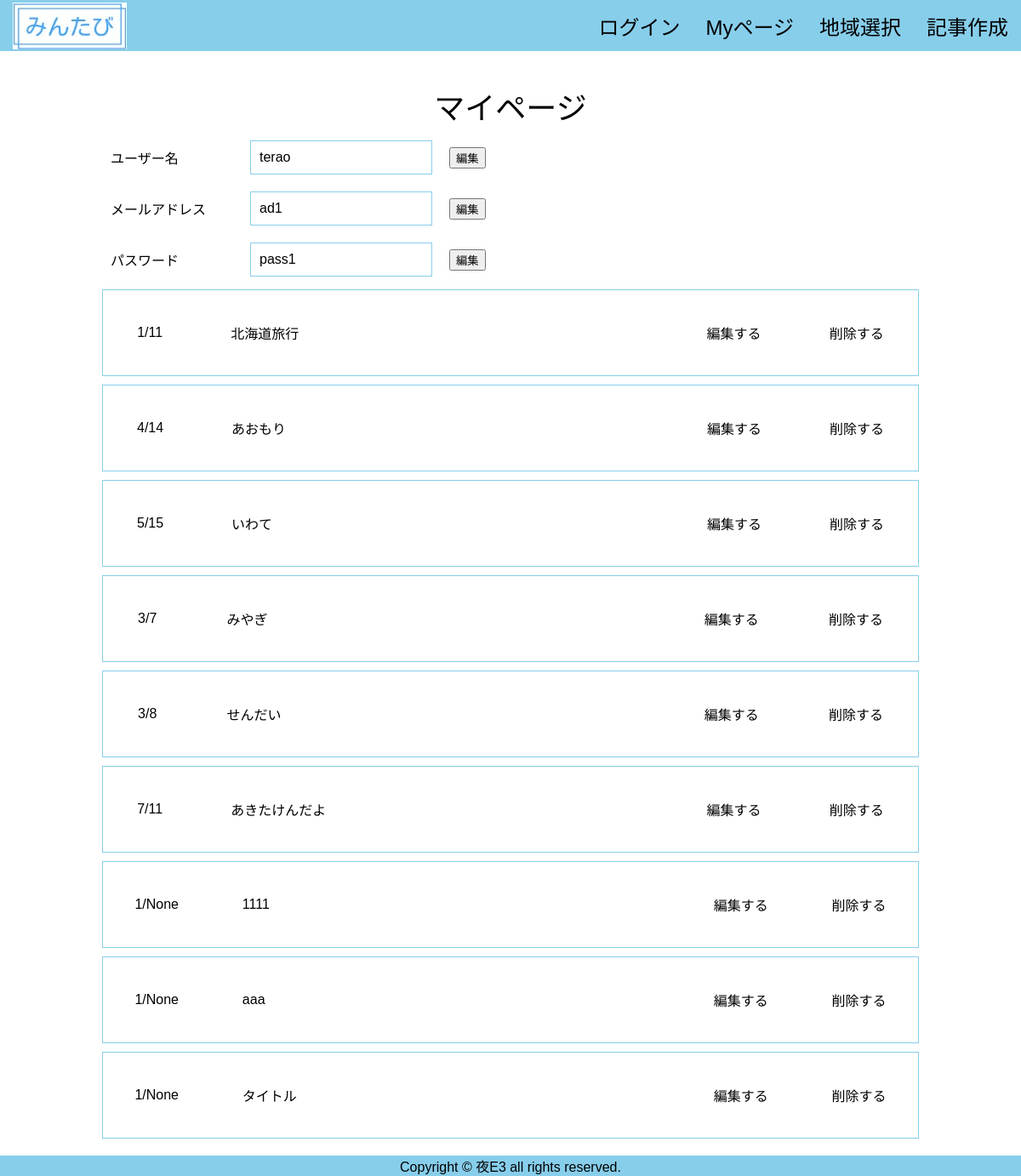
Page /mypage (signed in) on the committed database.
### tables this page shows
CREATE TABLE "users" (
	"id"	INTEGER PRIMARY KEY AUTOINCREMENT,
	"name"	TEXT,
	"adress"	TEXT,
	"pass"	TEXT
);

CREATE TABLE "page" (
	"ID"	INTEGER PRIMARY KEY AUTOINCREMENT,
	"userID"	INTEGER,
	"editPASS"	TEXT,
	"title"	TEXT,
	"prefectures"	INTEGER,
	"month"	INTEGER,
	"date"	INTEGER,
	"flag"	INTEGER,
	"period"	TEXT
);

### app.py (the view)
@app.route('/mypage')
def mypage():
    user_id =session ["user_id"]
    conn = sqlite3.connect('flaskapp.db')
    c = conn.cursor()
    c.execute("select name, adress, pass from users where id=?", (user_id,))
    user_info = c.fetchone()
    c.execute(
        "select prefectures, month, date, title, id from page where flag=0 and UserID=?", (user_id,))
    page = []
    for row in c.fetchall():
        page.append({"area": row[0], "month": row[1],
                     "date": row[2], "title": row[3], "pageid": row[4]})
    c.close()
    print(user_info)
    print(page)
    print(user_id)
    return render_template('mypage.html', page=page, user_info=user_info)

### templates/mypage.html
<!DOCTYPE html>
{% extends 'base.html' %}
{% block content %}
<div class="title">マイページ</div>
<div class="mypg_box1">
    <div class="f_item1">ユーザー名</div>
    <div class="f_item2">{{user_info[0]}}</div>
    <div class="f_item3"><button>編集</button></div>
</div>
<div class="mypg_box1">
    <div class="f_item1">メールアドレス</div>
    <div class="f_item2">{{user_info[1]}}</div>
    <div class="f_item3"><button>編集</button></div>
</div>
<div class="mypg_box1">
    <div class="f_item1">パスワード</div>
    <div class="f_item2">{{user_info[2]}}</div>
    <div class="f_item3"><button>編集</button></div>
</div>
{% for item in page %}
<div class="mypg_box2">
    <div class="my_item1">{{item["month"]}}/{{item["date"]}}</div>
    <div class="my_item2">{{item["title"]}}</div>
    <div class="my_item3">編集する</div>
    <div class="my_item4"><a href="/deletepage/{{item['pageid']}}">削除する</a></div>
</div>
{% endfor %}
{% endblock %}

### static/css/style.css (style rules this page uses)
html { overflow-y: scroll; }
body, h1, h2, h3, h4, h5, p, ul, ol, li, dl, dt, dd { margin: 0px; padding: 0px; }
a { outline: none; color: inherit; text-decoration: none; }
body { font-family: "Noto Sans Japanese", "ヒラギノ角ゴ Pro W3", "Hiragino Kaku Gothic Pro", "ヒラギノ角ゴ ProN W3", "Hiragino Kaku Gothic ProN", "游ゴシック", YuGothic, "メイリオ", "Meiryo", "HGPｺﾞｼｯｸM", "Osaka", "ＭＳ Ｐゴシック", sans-serif, Century Gothic, Arial; }
.title { display: flex; justify-content: center; align-items: flex-end; font-size: 36px; height: 150px; }
.mypg_box1 { display: flex; justify-content: flex-start; align-items: center; height: 50px; margin: 10px 10%; }
.f_item1 { width: 15%; padding: 10px; text-align: left; }
.f_item2 { width: 20%; padding: 10px; margin: 10px; text-align: left; border: 1px solid skyblue; ; }
.f_item3 { padding: 10px; text-align: left; }
.mypg_box2 { display: flex; justify-content: space-around; align-items: center; height: 100px; border: 1px solid skyblue; margin: 10px 10%; }
.my_item2 { width: 50%; }

### rows in the picture
users: name "terao", adress "ad1", pass "pass1"
page: month "1", date "11", title "北海道旅行"
page: month "4", date "14", title "あおもり"
page: month "5", date "15", title "いわて"
page: month "3", date "7", title "みやぎ"
page: month "3", date "8", title "せんだい"
page: month "7", date "11", title "あきたけんだよ"
page: month "1", date "None", title "1111"
page: month "1", date "None", title "aaa"
page: month "1", date "None", title "タイトル"
